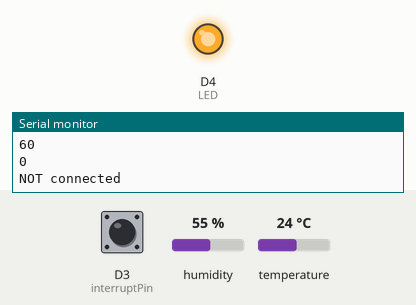
This sketch was run on a simulated ESP8266 (NodeMCU). On the bench: output pins drawn as LEDs (lit = HIGH), the last lines printed to the serial monitor. Inputs (shaded band) come from the test bench; at power-on: D3 (interruptPin) HIGH, humidity 55 %, temperature 24 °C. WiFi joins after 1.5 s; servers stay silent unless stated; the local clock reads 2024-03-15 10:24:30 at power-on unless the sketch sets it. At 16.9 s the program restarts the board; the recording ends there.

Above: at 2.8 s.
2.9 s: D3 (interruptPin) pulled LOW for 2.35 s
At 6.8 s:
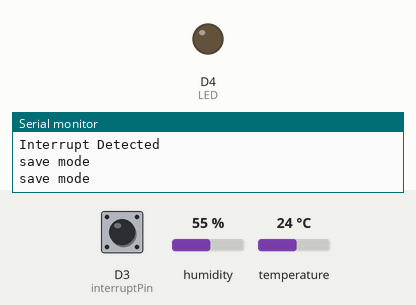
13.9 s: D3 (interruptPin) pulsed LOW 2 times (0.12 s each, 0.3 s apart)
Timing chart, 0 to 16.9 s (numbered marks = the images above; inputs shaded):
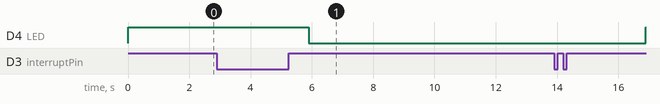

The sketch:

auto_conect_DHT_time.ino
```cpp
/*D4 <---> LED_online<-->3V
 *DHT22<-->D6
 *
 *
*/


#include <ESP8266WiFi.h>          //https://github.com/esp8266/Arduino
#include <DNSServer.h>
#include <ESP8266WebServer.h>
#include "WiFiManager.h"         //https://github.com/tzapu/WiFiManager
#include "DHT.h"
#include <time.h>

#define DHTPIN D6
#define DHTTYPE DHT22

DHT dht(DHTPIN, DHTTYPE);
std::unique_ptr<ESP8266WebServer> server;

const int interruptPin = 0; //GPIO 0 (Flash Button)
const int LED=2;   //On board blue LED
const int LED_online=D4;    //16;   //D0 led out
long time_start,time_stop;
int sta=1;

float temp,humid,hic;
String flag,water;
int train,rest,b;

int timezone = 7 * 3600;                    //ตั้งค่า TimeZone ตามเวลาประเทศไทย
int dst = 0;
time_t now = time(nullptr);
struct tm* newtime = localtime(&now);
String tmpNow = "";

void handleRoot() {
  server->send(200, "text/plain", "hello from esp8266!");
}

void handleNotFound() {
  String message = "File Not Found\n\n";
  message += "URI: ";
  message += server->uri();
  message += "\nMethod: ";
  message += (server->method() == HTTP_GET) ? "GET" : "POST";
  message += "\nArguments: ";
  message += server->args();
  message += "\n";
  for (uint8_t i = 0; i < server->args(); i++) {
    message += " " + server->argName(i) + ": " + server->arg(i) + "\n";
  }
  server->send(404, "text/plain", message);
}

void setup() {

  Serial.begin(115200);
  dht.begin();

  pinMode(LED,OUTPUT);
  pinMode(LED_online,OUTPUT);  //led out
  pinMode(interruptPin, INPUT_PULLUP);
  attachInterrupt(digitalPinToInterrupt(interruptPin), handleInterrupt, FALLING);
  digitalWrite(LED,HIGH); //LED off
  digitalWrite(LED_online,HIGH); //LED off

  configTime(timezone, dst, "pool.ntp.org", "time.nist.gov");     //ดึงเวลาจาก Server
    Serial.println("\nWaiting for time");
    while (!time(nullptr)) {
      Serial.print(".");
      delay(1000);
    }
    Serial.println("");

}

void loop() {
  if(sta==1){
    Serial.println("loop");
    //--------------------------------
    calTemp();


    //--------------------------------
  }
  else{
    Serial.println("save mode");
    WiFiManager wifiManager;
    //wifiManager.resetSettings();
    wifiManager.autoConnect("HumidTempA01");

    //if you get here you have connected to the WiFi
    Serial.println("connected...yeey :)");
    sta = 1;
    digitalWrite(LED,HIGH); //LED off

    }
  //check connection
  if(WiFi.status() == WL_CONNECTED){
    Serial.println("connecte");
    digitalWrite(LED_online,LOW); //LED on

  }
  else{
    Serial.println("NOT connected");
    digitalWrite(LED_online,HIGH); //LED off
  }

  delay(500);

}

void handleInterrupt() {
    Serial.println("Interrupt Detected");

    if(sta==0){   //out from save mode
      sta = 1;
      digitalWrite(LED,HIGH); //LED off
      Serial.println("OUT from save mode");
      ESP.reset();

    }
    else{   //to savemode
      time_start = millis();
      while(digitalRead(interruptPin)==0){
        if(millis()-time_start > 3000){
           Serial.println("save mode");
           sta = 0;
           digitalWrite(LED,LOW); //LED on
           break;
        }
      }
    }
}

void calTemp(){

  float humidX = dht.readHumidity();
  float tempX = dht.readTemperature();


  if (isnan(humidX) || isnan(tempX)) {
    Serial.println("Failed to read from DHT sensor!");

  }
  else{
    humid = humidX;
    temp = tempX;
  }

  hic = dht.computeHeatIndex(temp, humid, false);

  if(hic < 27){       flag = "White";   water = "1/2"; train = 60; rest = 0; }
  else if(hic <= 32){ flag = "Green";   water = "1/2"; train = 50; rest = 10; }
  else if(hic <= 39){ flag = "Yellow";  water = "1";   train = 45; rest = 15; }
  else if(hic <= 51){ flag = "Red";     water = "1";   train = 30; rest = 30; }
  else {              flag = "Black";   water = "1";   train = 20; rest = 40; }


  Serial.print("Humidity: ");
  Serial.print(humid);
  Serial.print(" %\t");
  Serial.print("Temperature: ");
  Serial.print(temp);
  Serial.print(" *C ");
  Serial.print("Heat index: ");
  Serial.print(hic);
  Serial.print(" *C ");
  Serial.print(" %\n");
  Serial.println(flag);
  Serial.println(water);
  Serial.println(train);
  Serial.println(rest);

}

String NowString() {

  now = time(nullptr);
  tm* newtime = localtime(&now);
  tmpNow = "";
  tmpNow += String(newtime->tm_hour);
  tmpNow += ":";

  int t = int(newtime->tm_min);
  if(t < 10){
    tmpNow +="0" + String(newtime->tm_min);
  }
  else{
    tmpNow += String(newtime->tm_min);
  }

  //tmpNow += String(newtime->tm_min);

  return tmpNow;

}

String NowString2() {

  now = time(nullptr);
  tm* newtime = localtime(&now);
  tmpNow = "";
  tmpNow += String(newtime->tm_mday);
  tmpNow += "-";
  tmpNow += String(newtime->tm_mon + 1);
  tmpNow += "-";
  tmpNow += String(newtime->tm_year + 1900 + 543);
  return tmpNow;

}
```

Measured:
- after the input at 2.9 s, D4 (LED): HIGH → LOW after 3.0 s
- after the input at 13.9 s, D4 (LED): LOW → HIGH after 3.0 s
